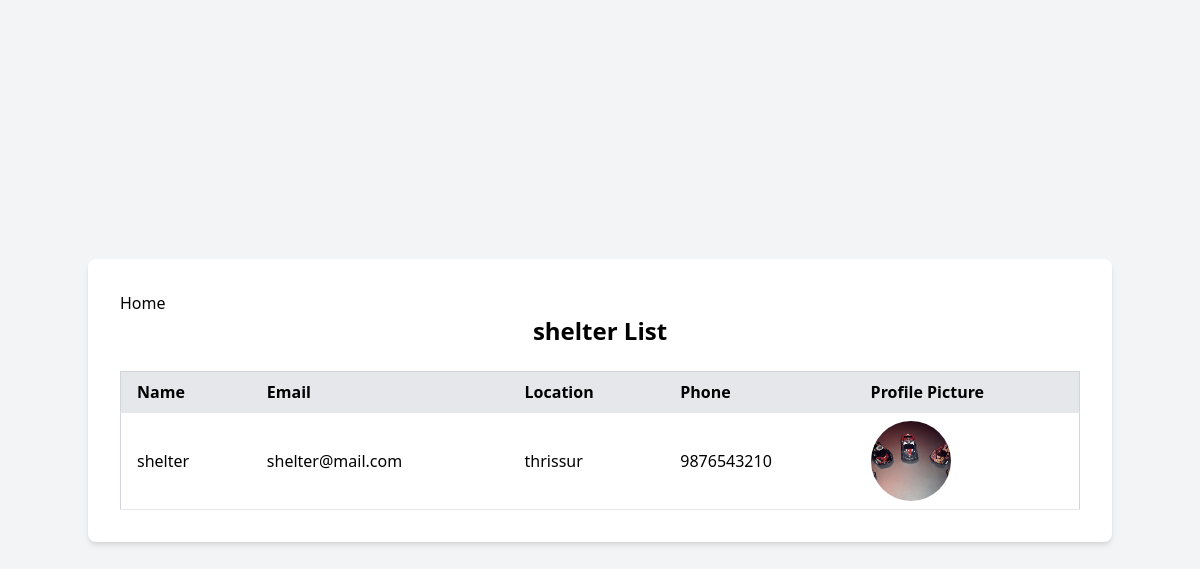
The page /shelterlist/ on the database its author committed.
### petapp/models.py (models this page shows, shortened)
class Shelter(models.Model):
    name = models.CharField(max_length=200)
    email = models.EmailField(unique=True)
    password = models.CharField(max_length=100)
    location = models.CharField(max_length=50)
    phone = models.IntegerField()
    profile_pic = models.FileField(upload_to='profile', blank=True, null=True)
    available_slots = models.IntegerField(default=0)  # Number of available slots
    price_per_day = models.DecimalField(max_digits=10, decimal_places=2)  # Price per day

### petapp/views.py (the view)
# urls.py: path('shelterlist/', views.shelterlist, name='shelterlist'),
def shelterlist(request):
    data=Shelter.objects.all()
    return render(request,'shelterlist.html',{'data':data})

### petapp/templates/shelterlist.html (shortened to what this page needs)
<!DOCTYPE html>
<html lang="en">
<head>
    <link href="https://cdn.jsdelivr.net/npm/tailwindcss@2.2.19/dist/tailwind.min.css" rel="stylesheet">
</head>
<body class="bg-gray-100">
    <div class="flex flex-col items-center justify-center min-h-screen">
        <div class="bg-white p-8 rounded-lg shadow-md w-full max-w-5xl">
            <a href="/adhome/"
              >Home</a>
            <h2 class="text-2xl font-bold mb-6 text-center">shelter List</h2>
            <table class="min-w-full bg-white border border-gray-300">
                <thead>
                    <tr class="bg-gray-200">
                        <th class="py-2 px-4 border-b text-left">Name</th>
                        <th class="py-2 px-4 border-b text-left">Email</th>
                        <th class="py-2 px-4 border-b text-left">Location</th>
                        <th class="py-2 px-4 border-b text-left">Phone</th>
                        <th class="py-2 px-4 border-b text-left">Profile Picture</th>
                    </tr>
                </thead>
                <tbody>
                    {% for data in data %}
                    <tr class="hover:bg-gray-100">
                        <td class="py-2 px-4 border-b">{{ data.name }}</td>
                        <td class="py-2 px-4 border-b">{{ data.email }}</td>
                        <td class="py-2 px-4 border-b">{{ data.location }}</td>
                        <td class="py-2 px-4 border-b">{{ data.phone }}</td>
                        <td class="py-2 px-4 border-b">
                            {% if data.profile_pic %}
                            <img src="{{ data.profile_pic.url }}" alt="{{ data.name }}'s Profile Picture" class="h-20 w-20 rounded-full object-cover">
                            {% else %}
                            <p class="italic text-gray-500">No image available</p>
                            {% endif %}
                        </td>
                    </tr>
                    {% empty %}
                    <tr>
                        <td colspan="5" class="py-2 px-4 text-center">No profiles found.</td>
                    </tr>
                    {% endfor %}
                </tbody>
            </table>
        </div>
    </div>
</body>
</html>

### rows shown on the page
Shelter: name "shelter", email "shelter@mail.com", location "thrissur", phone "9876543210", profile_pic (picture)
